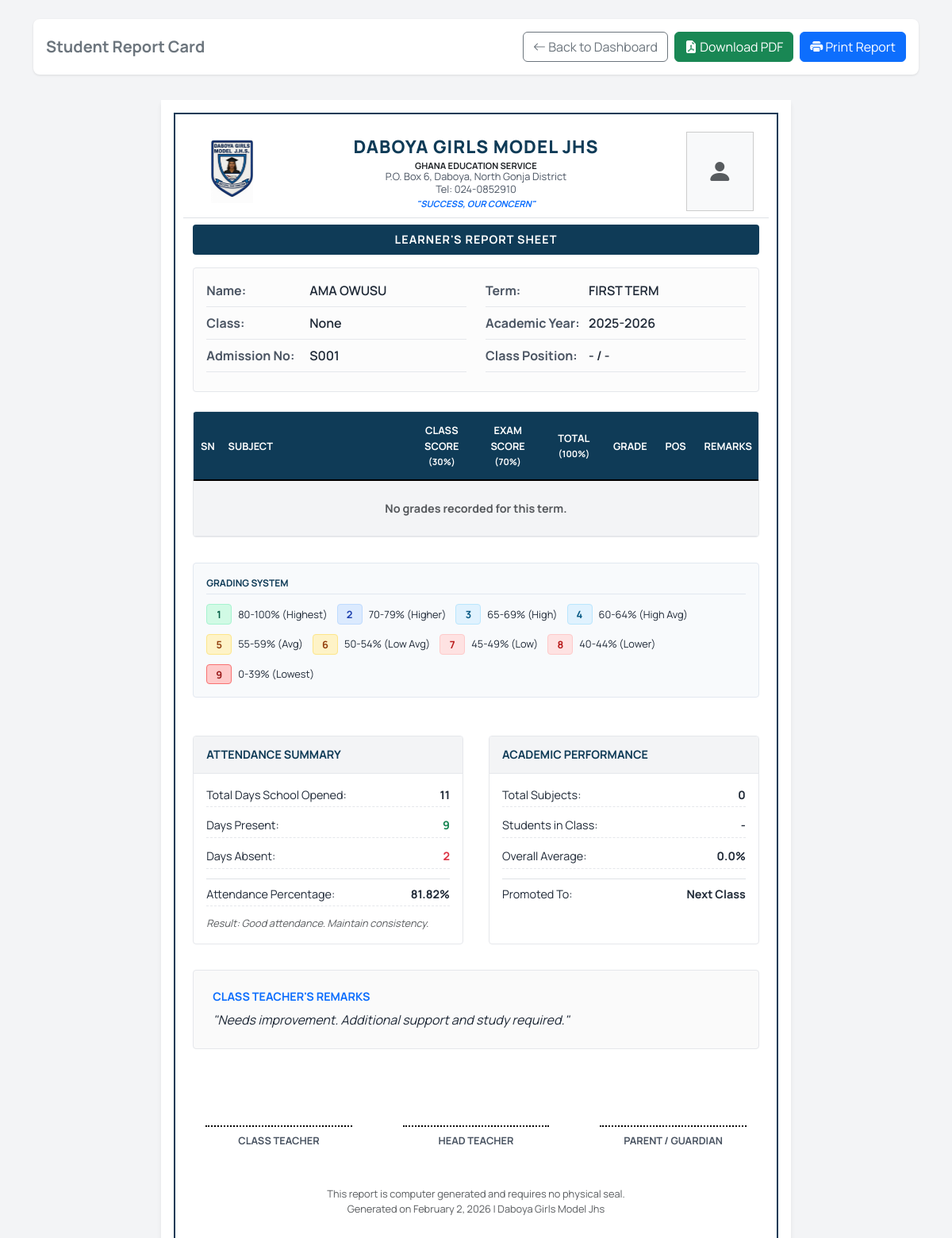
Before: /students/report-card/98/ (signed in) with the older database file.
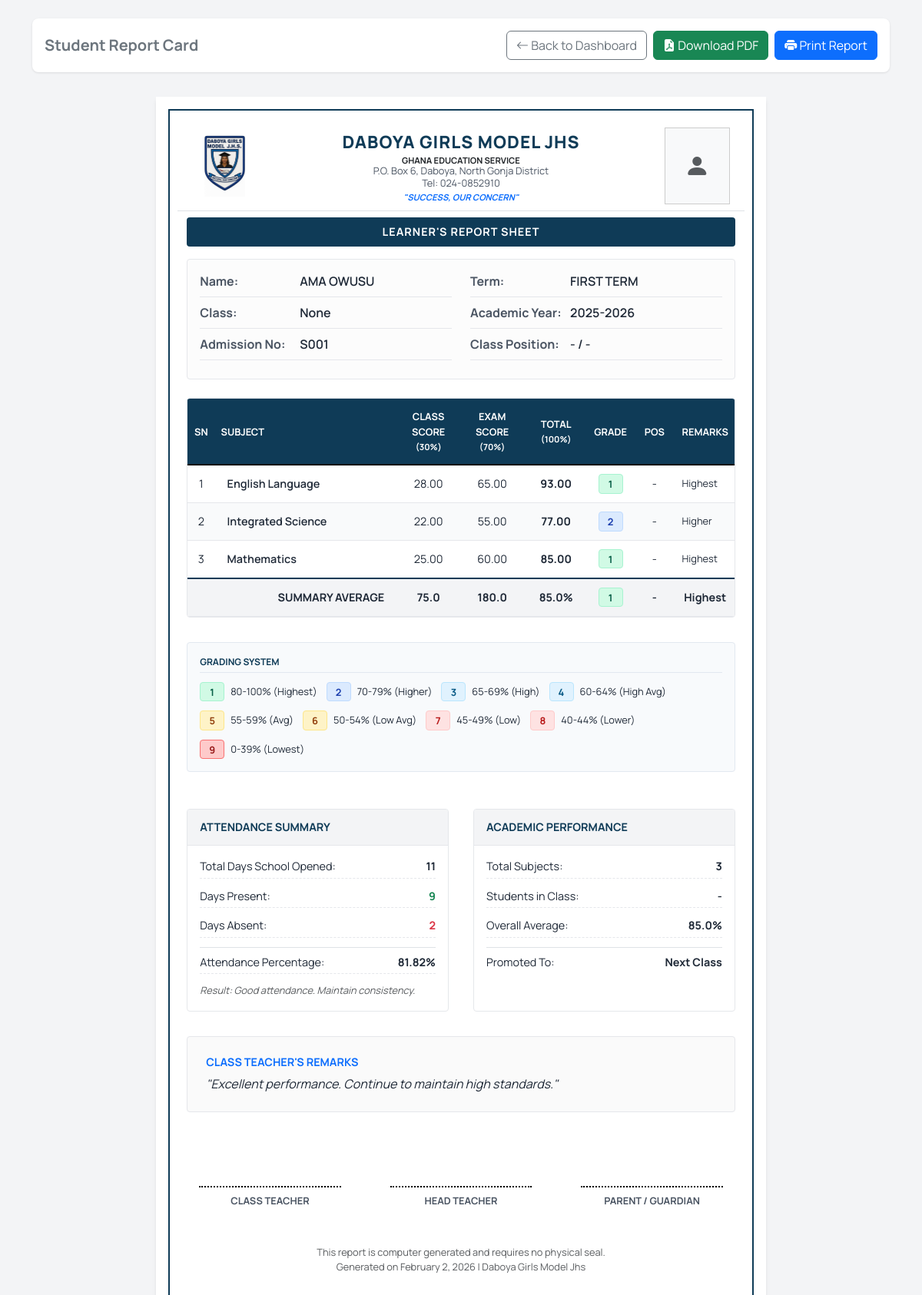
After: the same page with the newer database file.
### students/models.py (models this page shows, shortened)
class Grade(models.Model):
    TERM_CHOICES = (
        ('first', 'First Term'),
        ('second', 'Second Term'),
        ('third', 'Third Term'),
    )
    GRADE_CHOICES = (
        ('1', 'Highest'),
        ('2', 'Higher'),
        ('3', 'High'),
        ('4', 'High Average'),
        ('5', 'Average'),
        ('6', 'Low Average'),
        ('7', 'Low'),
        ('8', 'Lower'),
        ('9', 'Lowest'),
    )
    student = models.ForeignKey(Student, on_delete=models.CASCADE)
    subject = models.ForeignKey('academics.Subject', on_delete=models.CASCADE)
    academic_year = models.ForeignKey('academics.AcademicYear', on_delete=models.CASCADE)
    term = models.CharField(
        max_length=10,
        choices=TERM_CHOICES,
        default='first'
    )
    class_score = models.DecimalField(max_digits=5, decimal_places=2, default=0)
    exams_score = models.DecimalField(max_digits=5, decimal_places=2, default=0)
    total_score = models.DecimalField(max_digits=5, decimal_places=2, default=0)
    grade = models.CharField(max_length=2, choices=GRADE_CHOICES, blank=True)
    remarks = models.CharField(max_length=50, blank=True)
    subject_position = models.IntegerField(default=0, blank=True)
    created_by = models.ForeignKey(User, on_delete=models.SET_NULL, null=True)
    created_at = models.DateTimeField(auto_now_add=True)
    updated_at = models.DateTimeField(auto_now=True)
    class Meta:
        ordering = ['-created_at']
        unique_together = ['student', 'subject', 'academic_year', 'term']

### academics/models.py (models this page shows, shortened)
class Subject(models.Model):
    name = models.CharField(max_length=100)
    code = models.CharField(max_length=20, unique=True)
    description = models.TextField(blank=True)

### students/views.py (the view, shortened to what this page needs)
# urls.py: path('report-card/<int:student_id>/', views.generate_report_card, name='report_card'),
@login_required
def generate_report_card(request, student_id):
    student = get_object_or_404(Student, id=student_id)
    academic_year = AcademicYear.objects.filter(is_current=True).first()
    raw_term = request.GET.get('term', 'first')
    term = normalize_term(raw_term)
    term_values = term_filter_values(term)
    grades = Grade.objects.filter(
        student=student,
        academic_year=academic_year,
        term__in=term_values
    ).select_related('subject').order_by('subject__name')
    total_subjects = grades.count()
    total_class_work = 0
    total_exams = 0
    grand_total = 0
    if grades.exists():
        for grade in grades:
            total_class_work += float(grade.class_score)
            total_exams += float(grade.exams_score)
            grand_total += float(grade.total_score)
        average_percentage = grand_total / total_subjects if total_subjects > 0 else 0
    else:
        average_percentage = 0
    if average_percentage >= 80:
        overall_grade = '1'
        overall_remarks = 'Highest'
    elif average_percentage >= 70:
        overall_grade = '2'
        overall_remarks = 'Higher'
    elif average_percentage >= 65:
        overall_grade = '3'
        overall_remarks = 'High'
    elif average_percentage >= 60:
        overall_grade = '4'
        overall_remarks = 'High Average'
    elif average_percentage >= 55:
        overall_grade = '5'
        overall_remarks = 'Average'
    elif average_percentage >= 50:
        overall_grade = '6'
        overall_remarks = 'Low Average'
    elif average_percentage >= 45:
        overall_grade = '7'
        overall_remarks = 'Low'
    elif average_percentage >= 40:
        overall_grade = '8'
        overall_remarks = 'Lower'
    else:
        overall_grade = '9'
        overall_remarks = 'Lowest'
    class_position = calculate_class_position(student, academic_year, term)
    total_attendance = Attendance.objects.filter(student=student).count()
    present_count = Attendance.objects.filter(student=student, status='present').count()
    absent_count = Attendance.objects.filter(student=student, status='absent').count()
    late_count = Attendance.objects.filter(student=student, status='late').count()
    attendance_percentage = 0
    if total_attendance > 0:
        attendance_percentage = round((present_count / total_attendance) * 100, 2)
    attendance_stats = {
        'present': present_count,
        'absent': absent_count,
        'late': late_count,
        'total': total_attendance,
        'percentage': attendance_percentage
    }
    from academics.models import SchoolInfo
    school_info = SchoolInfo.objects.first()
    context = {
        'student': student,
        'academic_year': academic_year,
        'term': term,
        'term_display': dict(Grade.TERM_CHOICES).get(term, raw_term),
        'grades': grades,
        'total_subjects': total_subjects,
        'total_class_work': total_class_work,
        'total_exams': total_exams,
        'grand_total': grand_total,
        'average_percentage': average_percentage,
        'overall_grade': overall_grade,
        'overall_remarks': overall_remarks,
        'class_position': class_position,
        'attendance_stats': attendance_stats,
        'report_date': date.today(),
        'remarks': '',
        'school_name': school_info.name if school_info else "St. Peter's Methodist Junior High School",
        'school_address': school_info.address if school_info else "P.O. Box 123, Kumasi, Ghana",
        'school_phone': school_info.phone if school_info else "+233 123 456 789",
        'school_email': school_info.email if school_info else "info@spswjh.edu.gh",
        'school_motto': school_info.motto if school_info else "Knowledge is Power",
        'school_logo': school_info.logo if school_info else None,
    }
    return render(request, 'students/report_card.html', context)

### academics/context_processors.py (called while the page is built)
def school_info(request):
    try:
        info = SchoolInfo.objects.first()
    except:
        info = None
    if not info:
        return {
            'school_name': "Daboya Girls Model JHS",
            'school_address': "P.O. Box 6, Daboya, North Gonja District",
            'school_motto': "Success, Our Concern",
        }
    return {
        'school_name': info.name,
        'school_address': info.address,
        'school_phone': info.phone,
        'school_email': info.email,
        'school_motto': info.motto,
        'school_logo': info.logo,
        'school_object': info
    }

### students/utils.py (called while the page is built, shortened)
def normalize_term(term: str) -> str:
    if term is None:
        return 'first'
    key = str(term).strip().lower()
    return _TERM_NORMALIZATION.get(key, key or 'first')

def term_filter_values(term: str):
    canonical = normalize_term(term)
    aliases = _TERM_ALIASES_BY_CANONICAL.get(canonical, [])
    return [canonical] + aliases

def calculate_class_position(student, academic_year, term):
    if not student.current_class:
        return None

### templates/students/report_card.html (shortened to what the changed rows need)
{% load static %}
<!DOCTYPE html>
<html lang="en">
<head>
    <link href="https://cdn.jsdelivr.net/npm/bootstrap@5.3.0/dist/css/bootstrap.min.css" rel="stylesheet">
    <link rel="stylesheet" href="https://cdn.jsdelivr.net/npm/bootstrap-icons@1.11.0/font/bootstrap-icons.css">
</head>
<body>
    <div class="container py-4">
        <div class="report-card">
            <div class="report-content">
                <div class="grade-table-container">
                    <table class="grade-table">
                        <thead>
                            <tr>
                                <th style="width: 5%">SN</th>
                                <th style="width: 35%; text-align: left;">Subject</th>
                                <th style="width: 12%">Class Score<br><small>(30%)</small></th>
                                <th style="width: 12%">Exam Score<br><small>(70%)</small></th>
                                <th style="width: 12%">Total<br><small>(100%)</small></th>
                                <th style="width: 8%">Grade</th>
                                <th style="width: 8%">Pos</th>
                                <th style="width: 10%">Remarks</th>
                            </tr>
                        </thead>
                        <tbody>
                            {% for grade in grades %}
                            <tr>
                                <td data-label="SN">{{ forloop.counter }}</td>
                                <td class="subject-col" data-label="Subject">{{ grade.subject.name }}</td>
                                <td data-label="Class Score">{{ grade.class_score }}</td>
                                <td data-label="Exam Score">{{ grade.exams_score }}</td>
                                <td class="fw-bold" data-label="Total">{{ grade.total_score }}</td>
                                <td data-label="Grade">
                                    <span class="badge-grade badge-{{ grade.grade }}">
                                        {{ grade.grade }}
                                    </span>
                                </td>
                                <td data-label="Pos">{{ grade.subject_position|default:"-" }}</td>
                                <td class="text-start ps-2" style="font-size: 0.8rem;" data-label="Remarks">{{ grade.remarks }}</td>
                            </tr>
                            {% empty %}
                            <tr>
                                <td colspan="8" class="text-center py-4 text-muted">
                                    No grades recorded for this term.
                                </td>
                            </tr>
                            {% endfor %}
                            {% if grades %}
                            <tr class="summary-row-table">
                                <td colspan="2" class="text-end pe-3 text-uppercase summary-label-cell">Summary Average</td>
                                <td data-label="Avg Class Score">{{ total_class_work|floatformat:1 }}</td>
                                <td data-label="Avg Exam Score">{{ total_exams|floatformat:1 }}</td>
                                <td class="fw-bold" data-label="Avg %">{{ average_percentage|floatformat:1 }}%</td>
                                <td data-label="Overall Grade">
                                    <span class="badge-grade badge-{{ overall_grade }}">
                                        {{ overall_grade|default:"-" }}
                                    </span>
                                </td>
                                <td>{{ class_position|default:"-" }}</td>
                                <td>{{ overall_remarks }}</td>
                            </tr>
                            {% endif %}
                        </tbody>
                    </table>
                </div>
                <div class="summary-grid">
                    <div class="summary-card">
                        <div class="summary-body">
                            <div class="summary-row">
                                <span>Total Subjects:</span>
                                <strong>{{ total_subjects }}</strong>
                            </div>
                            <div class="summary-row">
                                <span>Overall Average:</span>
                                <strong>{{ average_percentage|floatformat:1 }}%</strong>
                            </div>
                         </div>
                    </div>
                </div>
                <div class="remarks-container">
                    <h6 class="text-uppercase fw-bold text-primary mb-2" style="font-size: 0.9rem;">Class Teacher's Remarks</h6>
                    <p class="mb-0 fst-italic">
                        {% if remarks %}
                            {{ remarks }}
                        {% else %}
                            "{% if average_percentage >= 80 %}Excellent performance. Continue to maintain high standards.{% elif average_percentage >= 60 %}Good performance. Maintain consistency and strive for excellence.{% elif average_percentage >= 40 %}Fair performance. More effort required to improve results.{% else %}Needs improvement. Additional support and study required.{% endif %}"
                        {% endif %}
                    </p>
                </div>
    </div>
</body>
</html>

Changed rows visible on the page:
added Grade: subject.name "English Language", class_score "28.00", exams_score "65.00", total_score "93.00", grade "1", subject_position "-", remarks "Highest"
added Grade: subject.name "Integrated Science", class_score "22.00", exams_score "55.00", total_score "77.00", grade "2", subject_position "-", remarks "Higher"
added Grade: subject.name "Mathematics", class_score "25.00", exams_score "60.00", total_score "85.00", grade "1", subject_position "-", remarks "Highest"
Other visible differences:
{{ total_class_work|floatformat:1 }}: (not shown) → "75.0"
{{ total_exams|floatformat:1 }}: (not shown) → "180.0"
{{ average_percentage|floatformat:1 }}: (not shown) → "85.0"
{{ overall_grade|default:"-" }}: (not shown) → "1"
{{ class_position|default:"-" }}: (not shown) → "-"
{{ overall_remarks }}: (not shown) → "Highest"
{{ total_subjects }}: "0" → "3"
{{ average_percentage|floatformat:1 }}: "0.0" → "85.0"
text no longer shown: "No grades recorded for this term. Needs improvement. Additional support and study required."
text now shown: "SUMMARY AVERAGE % Excellent performance. Continue to maintain high standards."
